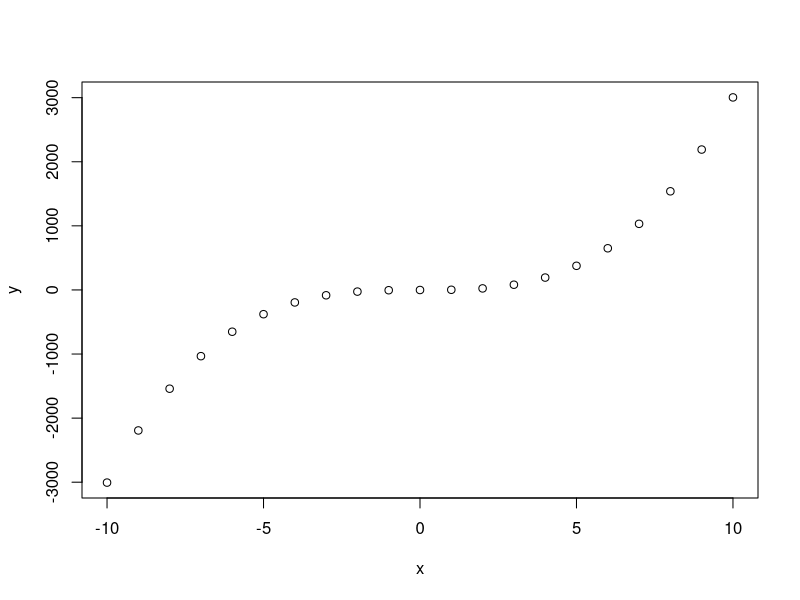

The R script that drew this image:
##########################################################################################################################################

#(주의) ->  순차적으로 코드를 실행하는 것을 권함!

#에러 발생 시 github Finance/R-Finance-Programming 경로에 issue를 남기면 확인

##########################################################################################################################################



### plot (그래프)

# 고수준 그래프 함수

x<--10:10
y<-3*x^3+x/2-1
plot(x,y)                         # x,y축을 그래프로 그리기.


graphics.off()                    # 그래프 지워주는 함수.
############################################################결과값(print)#################################################################



##########################################################################################################################################
